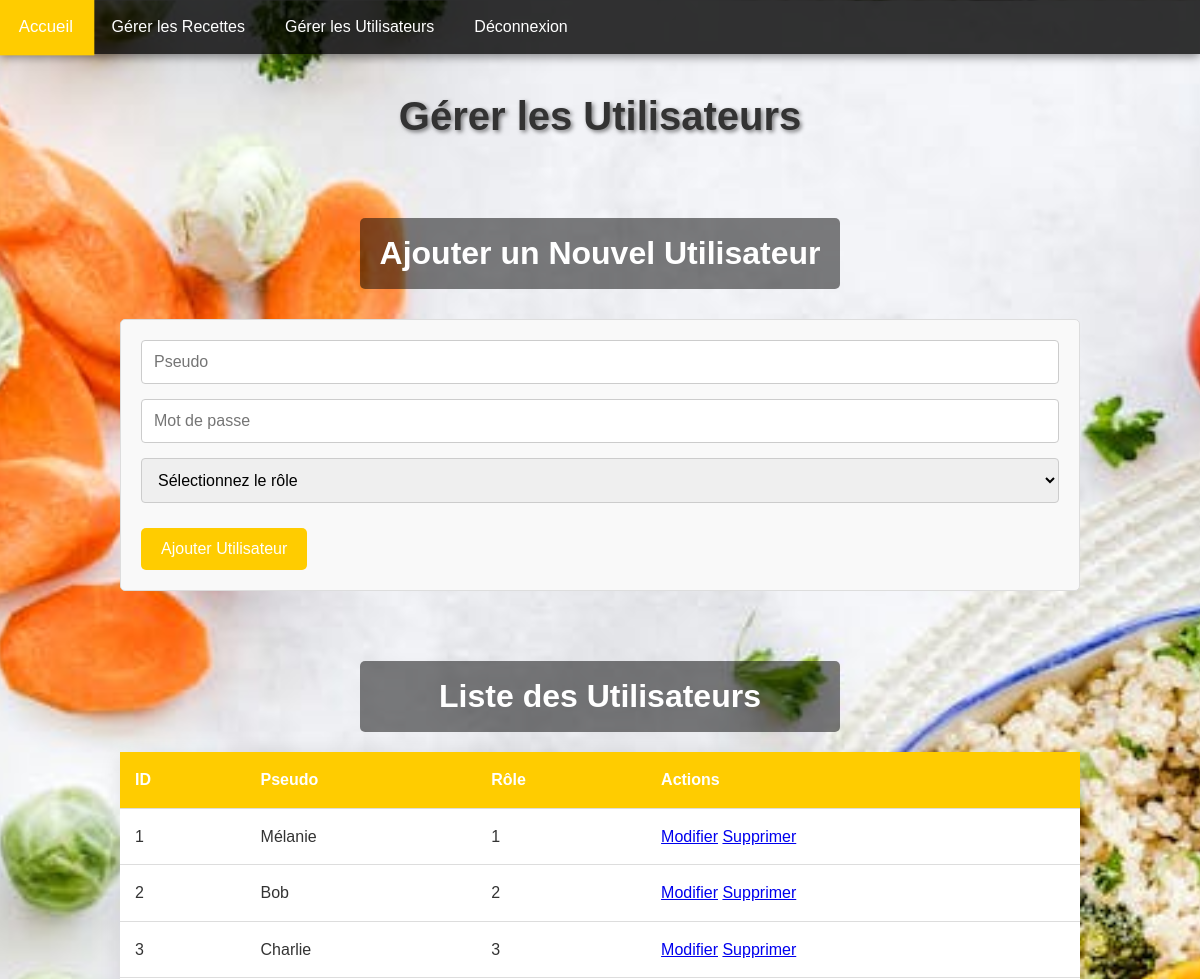
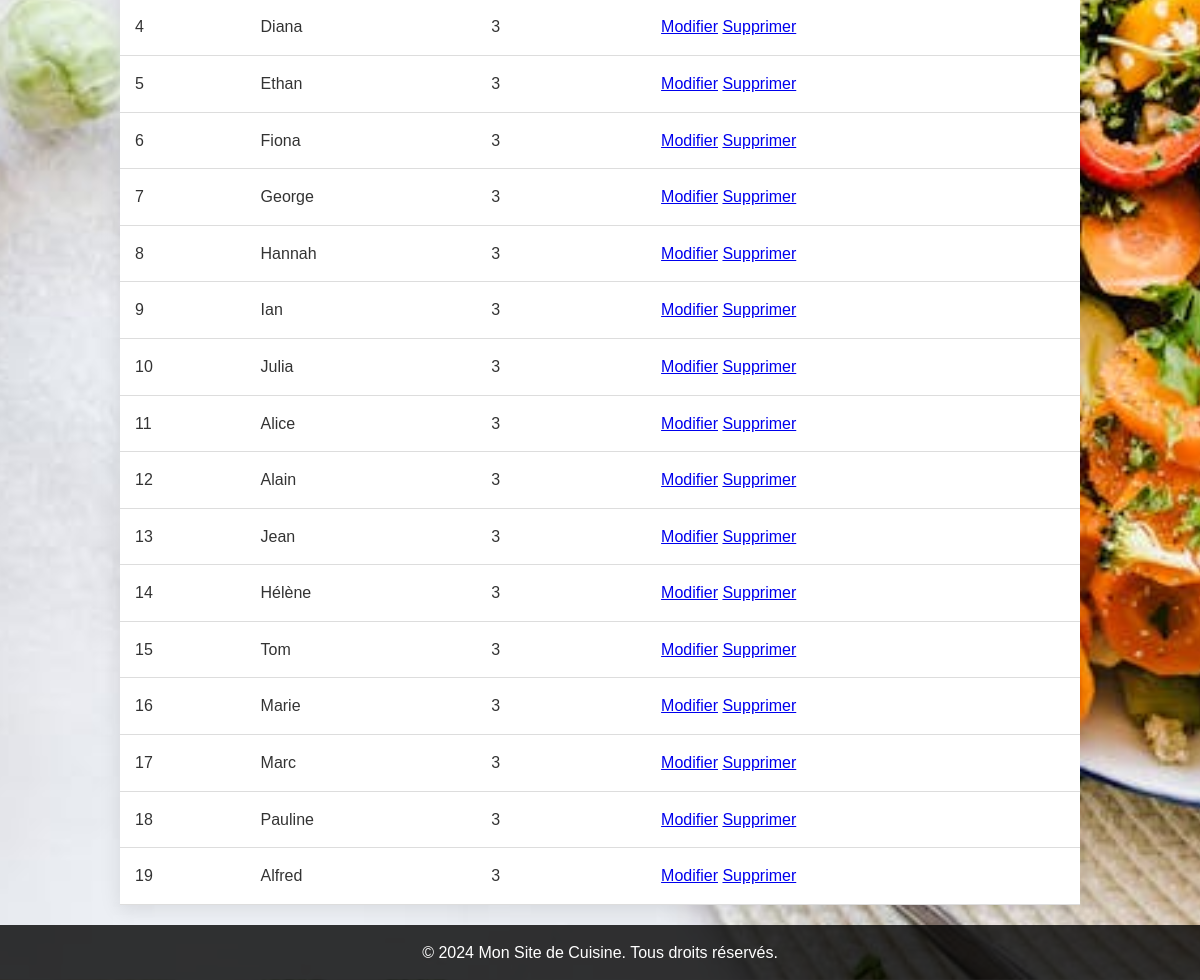
Screenshot of /mon_site_de_cuisine/admin/manage_users.php with the database file from the repository (2 pictures, top to bottom).
### tables this page shows
CREATE TABLE IF NOT EXISTS `utilisateurs` (
  `id_utilisateur` int NOT NULL AUTO_INCREMENT,
  `pseudo` varchar(50) NOT NULL,
  `mdp` varchar(50) NOT NULL,
  `id_role` varchar(50) NOT NULL,
  `date_inscription` datetime DEFAULT CURRENT_TIMESTAMP,
  PRIMARY KEY (`id_utilisateur`),
  UNIQUE KEY `unique_pseudo` (`pseudo`),
  KEY `id_role` (`id_role`)
);

### mon_site_de_cuisine/admin/manage_users.php (the view, shortened to what this page needs)
<?php
require '../data/db.php';
$stmt = $pdo->query("SELECT * FROM utilisateurs");
$utilisateurs = $stmt->fetchAll(PDO::FETCH_ASSOC);
?>
<!DOCTYPE html>
<html lang="fr">
<head>
    <link rel="stylesheet" href="../css/style.css">
</head>
<body>
    <nav class="main-nav">
        <ul>
            <li><a href="dashboard.php">Accueil</a></li>
            <li><a href="manage_recipes.php">Gérer les Recettes</a></li>
            <li><a href="manage_users.php">Gérer les Utilisateurs</a></li>
            <li><a href="../logout.php">Déconnexion</a></li>
        </ul>
    </nav>
    <h1 class="main-title">Gérer les Utilisateurs</h1>
    <h2>Ajouter un Nouvel Utilisateur</h2>
    <form method="POST" action="">
        <input type="text" name="pseudo" placeholder="Pseudo" required>
        <input type="password" name="mdp" placeholder="Mot de passe" required>
        <select name="id_role" required>
            <option value="">Sélectionnez le rôle</option>
        </select>
        <button type="submit" name="add_user">Ajouter Utilisateur</button>
    </form>
    <h2>Liste des Utilisateurs</h2>
    <table>
        <thead>
            <tr>
                <th>ID</th>
                <th>Pseudo</th>
                <th>Rôle</th>
                <th>Actions</th>
            </tr>
        </thead>
        <tbody>
            <?php foreach ($utilisateurs as $utilisateur): ?>
                <tr>
                    <td><?php echo htmlspecialchars($utilisateur['id_utilisateur']); ?></td>
                    <td><?php echo htmlspecialchars($utilisateur['pseudo']); ?></td>
                    <td><?php echo htmlspecialchars($utilisateur['id_role']); ?></td>
                    <td>
                        <a href="modifier_utilisateur.php?id=<?php echo $utilisateur['id_utilisateur']; ?>">Modifier</a>
                        <a href="?delete=<?php echo $utilisateur['id_utilisateur']; ?>" onclick="return confirm('Êtes-vous sûr de vouloir supprimer cet utilisateur ?');">Supprimer</a>
                    </td>
                </tr>
            <?php endforeach; ?>
        </tbody>
    </table>
    <footer>
        <p>&copy; 2024 Mon Site de Cuisine. Tous droits réservés.</p>
    </footer>
</body>
</html>

### mon_site_de_cuisine/css/style.css (style rules this page uses)
* { box-sizing: border-box; margin: 0; padding: 0; }
body { display: flex; flex-direction: column; justify-content: center; align-items: center; min-height: 100vh; margin: 0; font-family: "Arial", sans-serif; background-image: url("../images/image_fond_ecran.jpeg"); background-size: cover; background-position: center; color: #333; line-height: 1.6; }
.main-nav { width: 100%; background-color: rgba(0, 0, 0, 0.8); z-index: 1000; box-shadow: 0 2px 10px rgba(0, 0, 0, 0.5); }
.main-nav ul { list-style-type: none; margin: 0; padding: 0; }
.main-nav ul li { float: left; position: relative; }
.main-nav ul li a { display: block; color: white; text-align: center; padding: 14px 20px; text-decoration: none; transition: background-color 0.3s, transform 0.3s; }
.main-title { text-align: center; font-size: 2.5em; margin: 30px 0; text-shadow: 2px 2px 4px rgba(0, 0, 0, 0.5); }
h2 { width: 40%; margin-top: 40px; margin-left: auto; margin-right: auto; text-align: center; font-size: 2em; color: white; background-color: rgba(0, 0, 0, 0.5); padding: 10px; border-radius: 5px; }
footer { background-color: rgba(0, 0, 0, 0.8); text-align: center; padding: 15px; margin-top: auto; width: 100%; }
footer p { margin: 0; color: #fff; font-size: 1em; }
input[type="text"], input[type="password"] { width: 100%; padding: 10px; border: 1px solid #ccc; border-radius: 5px; transition: border-color 0.3s; }

### mon_site_de_cuisine/admin/manage_users.php (style rules this page uses)
form { background-color: #f9f9f9; border: 1px solid #ddd; border-radius: 5px; padding: 20px; margin: 30px auto; width: 80%; }
form input[type="text"], form input[type="password"], form select { width: 100%; padding: 12px; margin-bottom: 15px; border: 1px solid #ccc; border-radius: 4px; font-size: 1em; }
form button { background-color: #ffcc00; color: white; padding: 12px 20px; border: none; border-radius: 5px; cursor: pointer; font-size: 1em; transition: background-color 0.3s; margin-top: 10px; }
table { width: 80%; margin: 20px auto; border-collapse: collapse; background-color: #fff; box-shadow: 0 4px 20px rgba(0, 0, 0, 0.1); }
th, td { padding: 15px; text-align: left; border-bottom: 1px solid #ddd; }
th { background-color: #ffcc00; color: #fff; }

### rows the page displays
utilisateurs: id_utilisateur "1", pseudo "Mélanie", id_role "1"
utilisateurs: id_utilisateur "2", pseudo "Bob", id_role "2"
utilisateurs: id_utilisateur "3", pseudo "Charlie", id_role "3"
utilisateurs: id_utilisateur "4", pseudo "Diana", id_role "3"
utilisateurs: id_utilisateur "5", pseudo "Ethan", id_role "3"
utilisateurs: id_utilisateur "6", pseudo "Fiona", id_role "3"
utilisateurs: id_utilisateur "7", pseudo "George", id_role "3"
utilisateurs: id_utilisateur "8", pseudo "Hannah", id_role "3"
utilisateurs: id_utilisateur "9", pseudo "Ian", id_role "3"
utilisateurs: id_utilisateur "10", pseudo "Julia", id_role "3"
utilisateurs: id_utilisateur "11", pseudo "Alice", id_role "3"
utilisateurs: id_utilisateur "12", pseudo "Alain", id_role "3"
utilisateurs: id_utilisateur "13", pseudo "Jean", id_role "3"
utilisateurs: id_utilisateur "14", pseudo "Hélène", id_role "3"
utilisateurs: id_utilisateur "15", pseudo "Tom", id_role "3"
utilisateurs: id_utilisateur "16", pseudo "Marie", id_role "3"
utilisateurs: id_utilisateur "17", pseudo "Marc", id_role "3"
utilisateurs: id_utilisateur "18", pseudo "Pauline", id_role "3"
utilisateurs: id_utilisateur "19", pseudo "Alfred", id_role "3"
